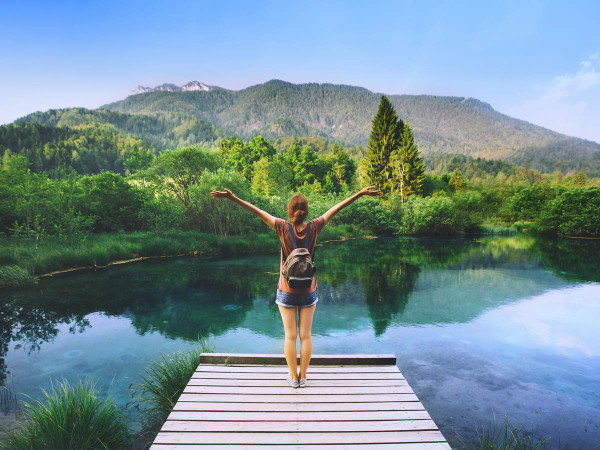
#> input picture nature.jpg, 600 x 450 px
$ python vigenette_radius_change.py
#> lines starting #> are read from the running program, lines starting #| are printed output that depends on the picture
#Import go here
import cv2
import numpy as np

#Trackbar handler
def changeRadius(value):
	global radius
	radius = value


#For changing the focus of the mask
def changeFocus(scope):
	global value
	value = scope

#Reading the image and getting properties
img = cv2.imread('nature.jpg')
#> img is the input picture: shape (450, 600, 3); mean B, G, R 147.9, 141.5, 116.6
rows, cols = img.shape[:2]
#> rows = 450; cols = 600
value = 1
radius = 130
mask = np.zeros((int(rows*(value*0.1+1)),int(cols*(value*0.1+1))))


cv2.namedWindow('Trackbars')
cv2.createTrackbar('Radius', 'Trackbars', 130, 500, changeRadius)
cv2.createTrackbar('Focus', 'Trackbars', 1, 10, changeFocus)

while(True):
	# generating vignette mask using Gaussian kernels
	kernel_x = cv2.getGaussianKernel(int(cols*(0.1*value+1)),radius)
	kernel_y = cv2.getGaussianKernel(int(rows*(0.1*value+1)),radius)
	kernel = kernel_y * kernel_x.T

	#Normalizing the kernel
	kernel = kernel/np.linalg.norm(kernel)

	#Genrating a mask to image
	mask = 255 * kernel
	output = np.copy(img)
	# applying the mask to each channel in the input image
	mask_imposed = mask[int(0.1*value*rows):,int(0.1*value*cols):]
	for i in range(3):
		output[:,:,i] = output[:,:,i] * mask_imposed
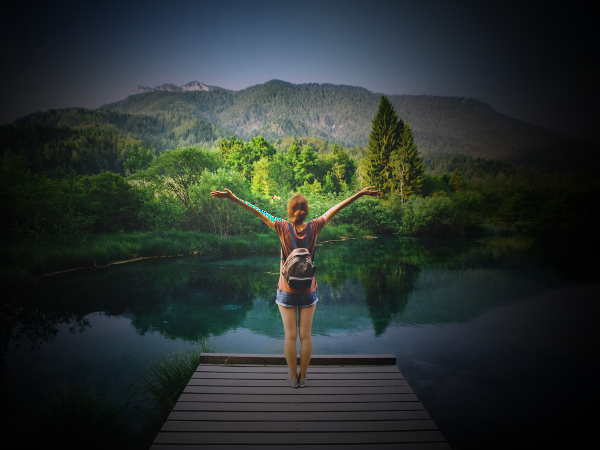
#> output: shape (450, 600, 3); mean B, G, R 47.2, 50.4, 41.8
	cv2.imshow('Original', img)
	cv2.imshow('Vignette', output)
	key = cv2.waitKey(50)
#> (key q is pressed here)
	if(key==ord('q')):
		break
	elif(key==ord('s')):
		cv2.imwrite('output_mask{}_deviation{}.jpg', output)
